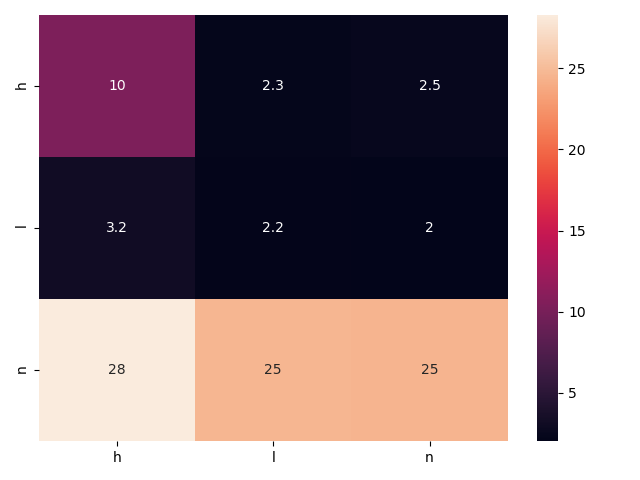

Reproduce this figure in Python.
from sklearn.cluster import KMeans
import pandas as pd
import matplotlib.pyplot as plt
from sklearn.model_selection import train_test_split
from sklearn.preprocessing import LabelEncoder
from sklearn.metrics import accuracy_score
from sklearn.metrics import precision_score
from sklearn.metrics import recall_score
from sklearn.metrics import f1_score
from sklearn.metrics import confusion_matrix
import seaborn as sns


le_s = LabelEncoder()
le_i = LabelEncoder()
le_c = LabelEncoder()
le_acd = LabelEncoder()


df = pd.read_csv('Dataset/Standard_CSV.csv')
df['satellite'] = le_s.fit_transform(df['satellite'])
df['instrument'] = le_i.fit_transform(df['instrument'])
df['confidence'] = le_c.fit_transform(df['confidence'])
df[['acq_date']] = df[['acq_date']].astype(str)
df['acq_date'] = le_acd.fit_transform(df['acq_date'])

y = df.confidence.values
x = df.drop('confidence', axis = 1).reset_index(drop = True)

km = KMeans(n_clusters = 3, init = 'k-means++', max_iter = 100, verbose = 1)

x_train,x_val, y_train, y_val = train_test_split(x,y, test_size=0.3)

km.fit(x_train)
predictions = km.predict(x_val)

# Calculate Accuracy and other metrics
print("Classification Metrics:")
accuracyv = accuracy_score(predictions, y_val)
print('Accuracy: %f' % accuracyv)
precision = precision_score(predictions, y_val, average = 'macro')
print('Precision: %f' % precision)
recall = recall_score(predictions, y_val, average = 'macro')
print('Recall: %f' % recall)
f1 = f1_score(predictions, y_val, average = 'macro')
print('F1 score: %f' % f1)

# Plot Confusion Matrix
labels = ['h','l','n']
cm = confusion_matrix(y_val, predictions)
df_cm = pd.DataFrame(cm, index = labels,columns = labels)
fig = plt.figure()
sns.heatmap(df_cm, annot=True)
fig.tight_layout()
plt.savefig('kmeans.png')
